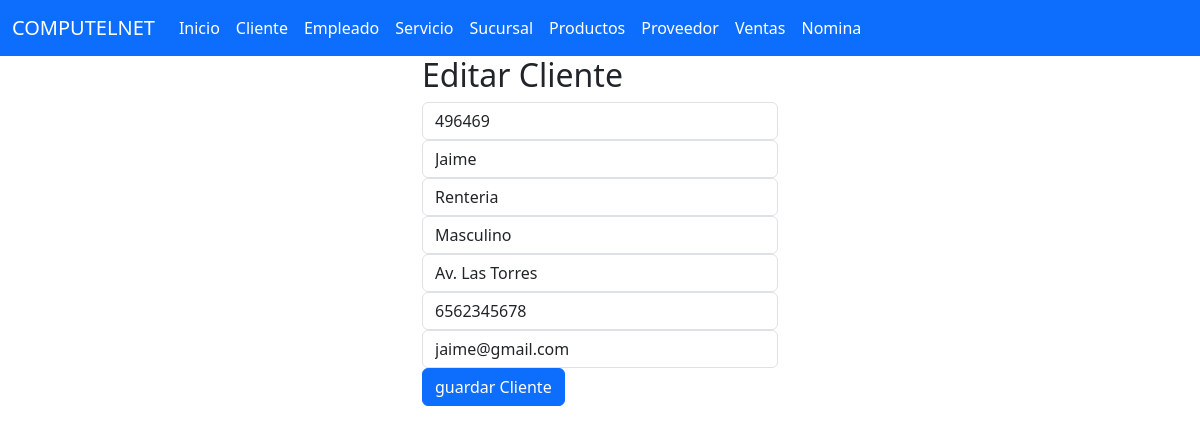
The app's page /seleccionarCliente/496469 with its own data.
### cliente_app/models.py (models this page shows, shortened)
class Clientes (models.Model):
    Id_Cliente=models.CharField(primary_key=True,max_length=6)
    Nombre=models.CharField(max_length=100)
    Apellido=models.CharField(max_length=100)
    Sexo=models.CharField(max_length=20)
    Direccion=models.CharField(max_length=180)
    Num_Tel=models.CharField(max_length=10)
    Email=models.CharField(max_length=180)

### cliente_app/views.py (the view)
# urls.py: path("seleccionarCliente/<Id_Cliente>",views.seleccionarCliente, name="seleccionarCliente"),
def seleccionarCliente(request,Id_Cliente):
    cliente=Clientes.objects.get(Id_Cliente=Id_Cliente)
    return render(request,"editarClientes.html",{'listaClientes':cliente})

### cliente_app/templates/editarClientes.html
{% extends "base.html" %}
{% block cuerpo %}
<div class="row">
    <div class="col-md-4 offset-md-4">
        <h2>Editar Cliente</h2>
        <div class="car-body">
            <form action="/editarCliente/" method="POST"> {% csrf_token %}
                <div class="form-group">
                    <input type="text" id="txtid_Cliente" name="txtid_Cliente" class="form-control"  value="{{listaClientes.Id_Cliente}}" placeholder="ID Cliente" minlength="1" maxlength="6" readonly required>
                </div>
                <div class="form-group ">
                    <input type="text" id="txtNombre" name="txtNombre"  class="form-control" value="{{listaClientes.Nombre}}" placeholder="Nombre(s)" minlength="1" maxlength="100" required>
                </div>
                <div class="form-group">
                    <input type="text" id="txtApellido" name="txtApellido"  class="form-control" value="{{listaClientes.Apellido}}" placeholder="Apellido(s)" min="1" max="100" required>
                </div>
                <div class="form-group">
                    <input type="text" id="txtSexo" name="txtSexo"  class="form-control" value="{{listaClientes.Sexo}}" placeholder="Sexo" min="1" max="20" required>
                </div>
                <div class="form-group">
                    <input type="text" id="txtDireccion" name="txtDireccion"  class="form-control" value="{{listaClientes.Direccion}}" placeholder="Direccion" min="1" max="180" required>
                </div>
                <div class="form-group">
                    <input type="text" id="txtNum_Tel" name="txtNum_Tel"  class="form-control" value="{{listaClientes.Num_Tel}}" placeholder="Numero de telefono" min="1" max="10" required>
                </div>
                <div class="form-group">
                    <input type="text" id="txtEmail" name="txtEmail"  class="form-control" value="{{listaClientes.Email}}" placeholder="Email" min="1" max="180" required>
                </div>
                <div class="car-body">
                <button type="submit" class="btn btn-primary">guardar Cliente</button>
                </div>
            </form>
        </div>
    </div>
</div>
{% endblock  %}

### records on screen
Clientes: txtid_Cliente "496469", txtNombre "Jaime", txtApellido "Renteria", txtSexo "Masculino", txtDireccion "Av. Las Torres", txtNum_Tel "6562345678", txtEmail "jaime@gmail.com"
